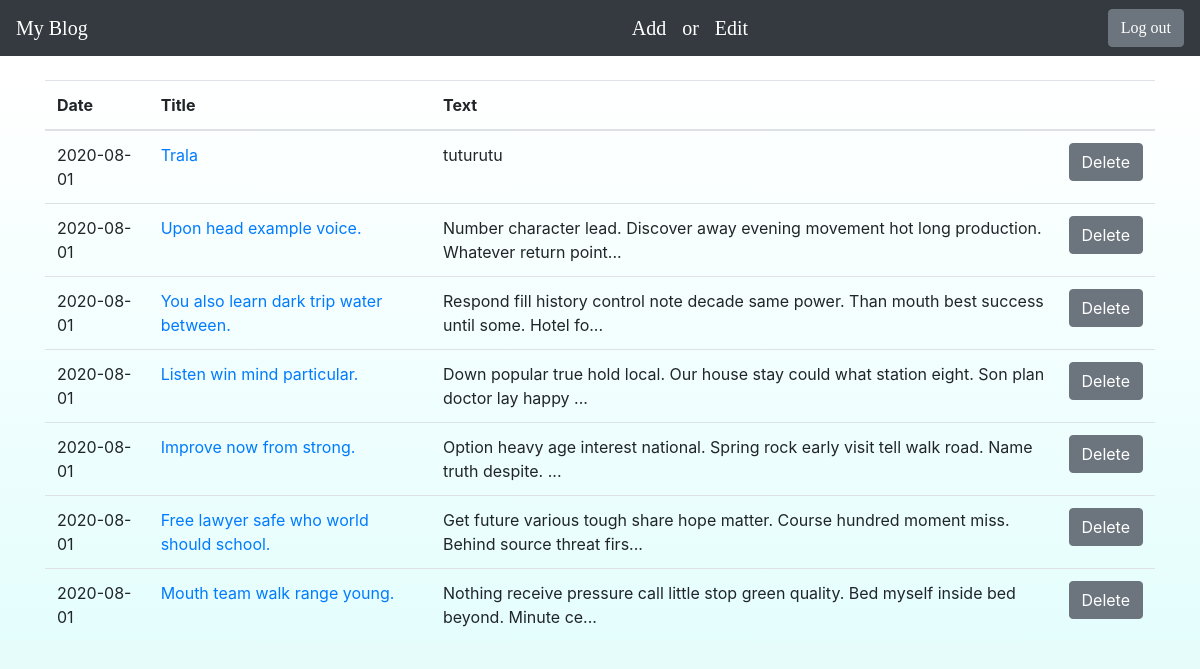
Before: /drafts/ (signed in) with the older database file.
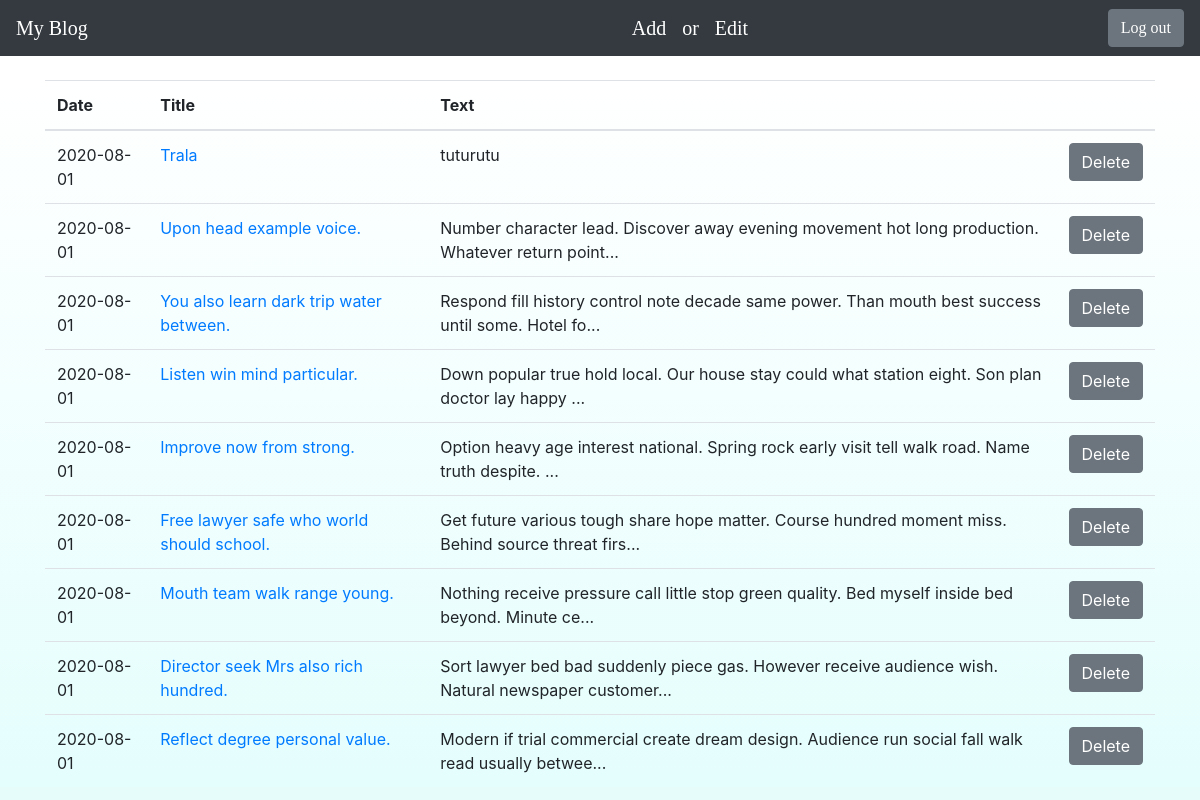
After: the same page with the newer database file.
### blog/models.py (models this page shows)
class Entry(db.Model):
    id = db.Column(db.Integer, primary_key=True)
    title = db.Column(db.String(80), nullable=False)
    body = db.Column(db.Text, nullable=False)
    pub_date = db.Column(db.DateTime, nullable=False,
                         default=datetime.datetime.utcnow)
    is_published = db.Column(db.Boolean, default=False)

### blog/routes.py (the view)
@app.route("/drafts/", methods=['GET'])
@login_required
def list_drafts():
    drafts = Entry.query.filter_by(
        is_published=False).order_by(Entry.pub_date.desc())
    return render_template("drafts.html", drafts=drafts)

### blog/routes.py (called while the page is built)
def login_required(view_func):
    @functools.wraps(view_func)
    def check_permissions(*args, **kwargs):
        if session.get('logged_in'):
            return view_func(*args, **kwargs)
        return redirect(url_for('login', next=request.path))
    return check_permissions

### blog/templates/drafts.html
{% extends "base.html" %}
{% block content %}
<table class="table">
   <thead>
     <tr>
       <th scope="col">Date</th>
       <th scope="col">Title</th>
       <th scope="col">Text</th>
       <th scope="col"></th>
     </tr>
   </thead>
   <tbody>
       {% for post in drafts %}
     <tr>
       <td>
           {{ post.pub_date.strftime('%Y-%m-%d') }}
       </td>
       <td>
           <a href="{{ url_for('edit_entry', entry_id=post.id) }}">
               {{ post.title }}
           </a>
       </td>
       <td>{{ post.body|truncate(100, true) }}</td>
       <td>
        {% if session.logged_in %}
        <form class="form-inline my-2 my-lg-0" action="{{ url_for('delete_entry', entry_id=post.id) }}" method="POST">
          <button class="btn btn-secondary my-2 my-sm-0" type="submit">Delete</button>
        </form>
        {% endif %}</td>
     </tr>
     {% endfor %}
   </tbody>
 </table>
{% endblock %}

### blog/templates/base.html (shortened to what this page needs)
<!doctype html>
<html lang="en">
<head>
    <link rel="stylesheet" href="{{ url_for('static', filename='/style.css') }}">
    <link rel="stylesheet" href="https://stackpath.bootstrapcdn.com/bootstrap/4.5.0/css/bootstrap.min.css"
>
</head>
<body>
<div class="container_main">
    <nav class="navbar navbar-expand-md navbar-dark bg-dark fixed-top fontheader color_top">
        <a class="navbar-brand color_top_main" href="\"> My Blog </a>
        <a class="navbar-brand color_top" href="\new-post\"><span>Add</span></a>
        <a class="navbar-brand color_top"><span>or</span></a>
        <a class="navbar-brand color_top" href="\drafts\"><span>Edit</span></a>
        <div class="collapse navbar-collapse" id="navbarsExampleDefault">
            {% if session.logged_in %}
            <form class="form-inline my-2 my-lg-0" action="{{ url_for('logout') }}" method="POST">
                <button class="btn btn-secondary my-2 my-sm-0 button" type="submit">Log out</button>
            </form>
            {% else %}
            <a href="{{ url_for('login') }}" class="btn btn-secondary my-2 my-lg-0 button">Log in</a>
            {% endif %}
        </div>
    </nav>
    <main role="main" class="container">
        {% block content %}
        {% endblock %}
    </main>
</div>
</html>

### blog/static/style.css (style rules this page uses)
html { background-color: rgb( 230, 252, 251); }
.container_main { background: rgb(230,252,251) !important; background: linear-gradient(180deg, #ffffff, #e4fefd) !important; }
.fontheader { font-family: Georgia, 'Times New Roman', Times, serif; background: rgb(230,252,251) !important; background: linear-gradient(77deg, rgb(230,252,251), rgb(230,252,251) !important; }
.color_top { margin-right:0px !important; }
.color_top_main { margin-right:5px !important; }
.color_top span { font-family: Georgia, 'Times New Roman', Times, serif;!important; font-size: 25px !important; margin-right:10px !important; }
.button { border-top: 1px solid #96d1f8; position: relative; overflow: hidden; display: inline-block; }
.button:before { content: ""; width: 200%; height: 200%; position: absolute; top: -200%; left: -225%; background-image: -webkit-linear-gradient(135deg, rgba(255,255,255,0), rgba(255,255,255,0.6), rgba(255,255,255,0)); background-image: -moz-linear-gradient(135deg, rgba(255,255,255,0), rgba(255,255,255,0.6), rgba(255,255,255,0)); }

### blog/templates/base.html (style rules this page uses)
body { padding-top: 5rem; }

Changed rows visible on the page:
now on this page (row edited): Entry: pub_date "2020-08-01", title "Director seek Mrs also rich hundred.", body "Sort lawyer bed bad suddenly piece gas. However receive audience wish. Natural newspaper customer..."
now on this page (row edited): Entry: pub_date "2020-08-01", title "Reflect degree personal value.", body "Modern if trial commercial create dream design. Audience run social fall walk read usually betwee..."
